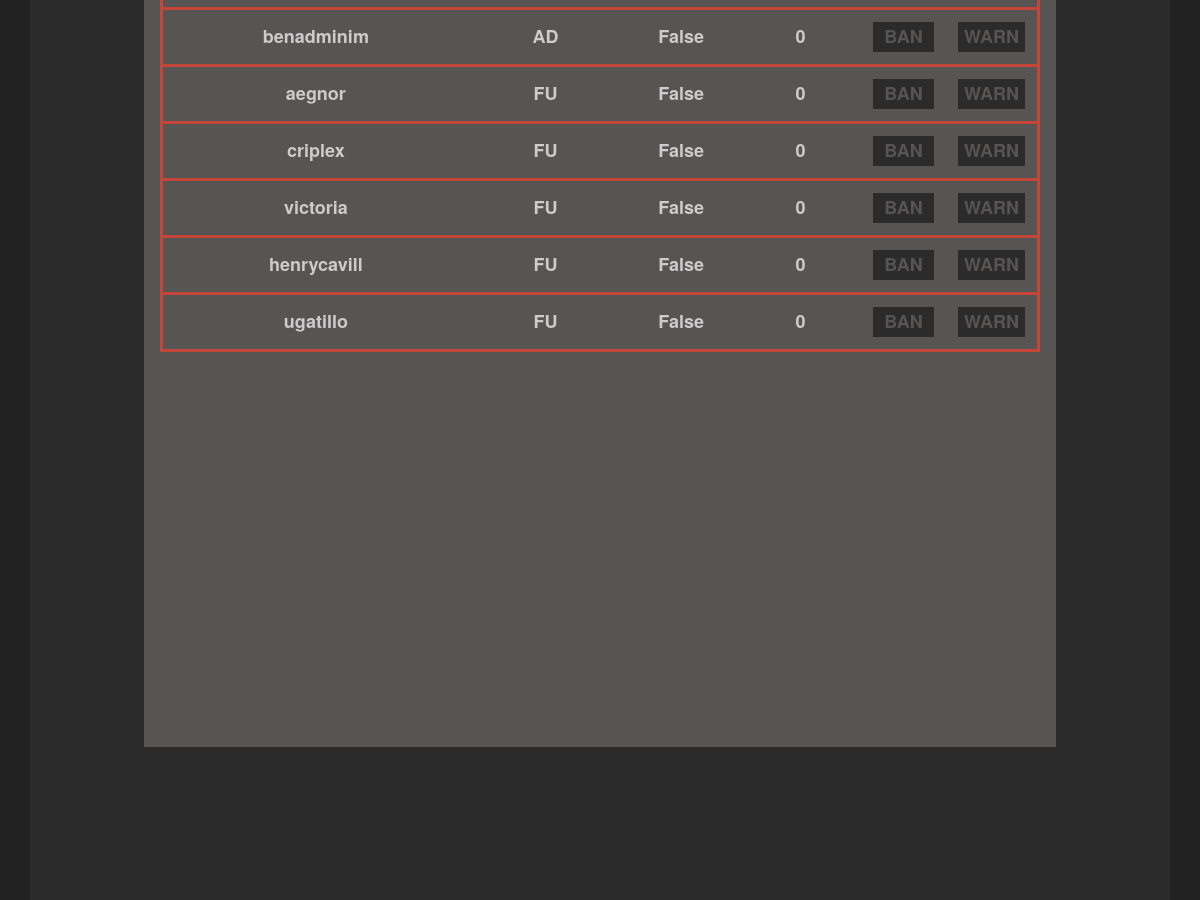
The app's page /searchusers (middle part), older data.
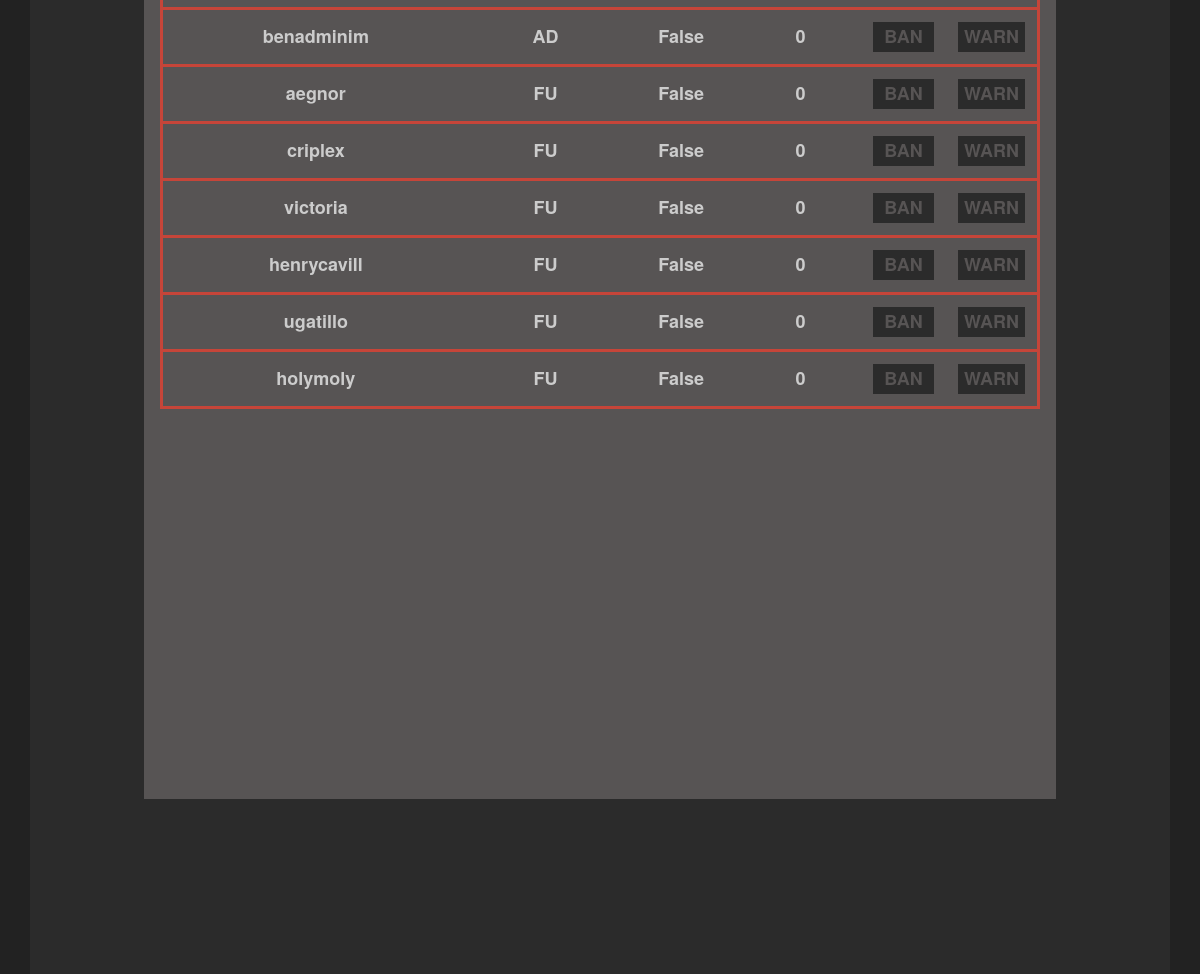
The same page, newer data.
### cupApp/models.py (models this page shows, shortened)
class Account(models.Model):
    username = models.CharField(max_length=20, primary_key=True)
    password = models.CharField(max_length=50)
    email = models.CharField(max_length=100)
    date_of_birth = models.DateField(blank=True, null=True)
    gender = models.CharField(max_length=1)
    coins = models.IntegerField(default=500)
    level = models.IntegerField(default=1)
    type = models.CharField(max_length=2, default="FU")
    about_text = models.TextField(blank=True, null=True)
    registration_date = models.DateTimeField(default=timezone.now())
    isPremium = models.BooleanField(default=False)
    playLimit = models.IntegerField(default=2)
    last_visit_date = models.DateTimeField(default=timezone.now())
    warn_value = models.IntegerField(default=0)
    is_banned = models.BooleanField(default=False)
    ban_reason = models.TextField(blank=True, null=True)
    profile_pic = models.CharField(max_length=1500, null=True, blank=True)

### cupApp/views.py (the view)
# urls.py: path('searchusers', views.searchusers, name="searchusers"),
def searchusers(request):
    accounts = Account.objects.all()
    return render(request, 'cupApp/searchusers.html', {'accounts': accounts})

### cupApp/templates/cupApp/searchusers.html (shortened to what this page needs)
{% extends 'cupApp/base.html' %}
{% load static %}
{% block content %}
    <div style="width:80%;" class="accountsettings">
        <div class="scrolling-wrapper2">
            <table id="searchTable">
                {% for account in accounts %}
                    <tr>
                        <td><a href="{% url 'profile' pk=account.username %}">{{ account.username }}</a></td>
                        <td>{{ account.type }}</td>
                        <td>{{ account.is_banned }}</td>
                        <td>{{ account.warn_value }}</td>
                        <td>
                            {% if account.is_banned %}
                            {% else %}
                                <a href="{% url 'ban' pk=account.username %}">
                                    <button style="background:#2B2B2B;color:#575454;width:100%;" type="submit">BAN
                                    </button>
                                </a>
                            {% endif %}
                        </td>
                        <td>
                            <a href="{% url 'warn' pk=account.username %}">
                                <button style="background:#2B2B2B;color:#575454;width:100%;" type="submit">WARN</button>
                            </a>
                        </td>
                    </tr>
                {% endfor %}
            </table>
        </div>
    </div>
{% endblock %}

Row changes from the older to the newer data that the page shows:
added Account: username "holymoly", type "FU", is_banned "False", warn_value "0", shows "BAN"
